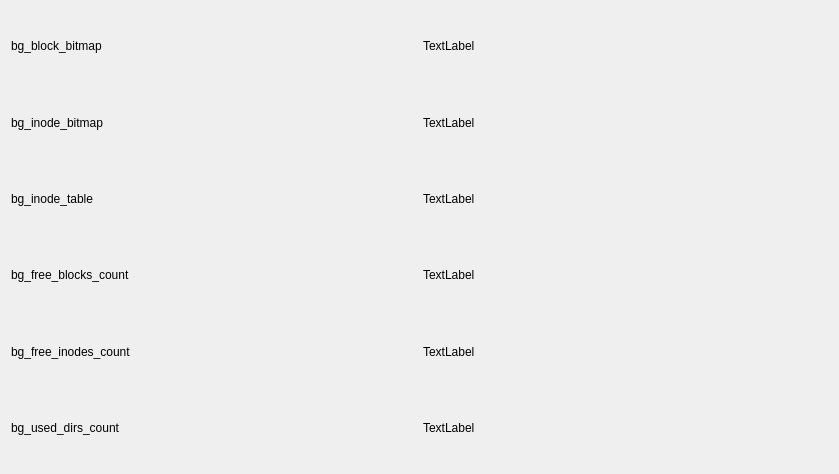
<?xml version="1.0" encoding="UTF-8"?>
<ui version="4.0">
 <class>GroupDescriptors</class>
 <widget class="QDialog" name="GroupDescriptors">
  <property name="geometry">
   <rect>
    <x>0</x>
    <y>0</y>
    <width>839</width>
    <height>474</height>
   </rect>
  </property>
  <property name="windowTitle">
   <string>Dialog</string>
  </property>
  <layout class="QGridLayout" name="gridLayout_2">
   <item row="0" column="0">
    <layout class="QGridLayout" name="gridLayout">
     <item row="2" column="1">
      <widget class="QLabel" name="bg_inode_table">
       <property name="text">
        <string>TextLabel</string>
       </property>
      </widget>
     </item>
     <item row="3" column="0">
      <widget class="QLabel" name="label_8">
       <property name="text">
        <string>bg_free_blocks_count</string>
       </property>
      </widget>
     </item>
     <item row="2" column="0">
      <widget class="QLabel" name="label_2">
       <property name="text">
        <string>bg_inode_table</string>
       </property>
      </widget>
     </item>
     <item row="0" column="0">
      <widget class="QLabel" name="label">
       <property name="text">
        <string>bg_block_bitmap</string>
       </property>
      </widget>
     </item>
     <item row="4" column="0">
      <widget class="QLabel" name="label_7">
       <property name="text">
        <string>bg_free_inodes_count</string>
       </property>
      </widget>
     </item>
     <item row="5" column="0">
      <widget class="QLabel" name="label_11">
       <property name="text">
        <string>bg_used_dirs_count</string>
       </property>
      </widget>
     </item>
     <item row="5" column="1">
      <widget class="QLabel" name="bg_used_dirs_count">
       <property name="text">
        <string>TextLabel</string>
       </property>
      </widget>
     </item>
     <item row="1" column="1">
      <widget class="QLabel" name="bg_inode_bitmap">
       <property name="text">
        <string>TextLabel</string>
       </property>
      </widget>
     </item>
     <item row="4" column="1">
      <widget class="QLabel" name="bg_free_inodes_count">
       <property name="text">
        <string>TextLabel</string>
       </property>
      </widget>
     </item>
     <item row="1" column="0">
      <widget class="QLabel" name="label_3">
       <property name="text">
        <string>bg_inode_bitmap</string>
       </property>
      </widget>
     </item>
     <item row="3" column="1">
      <widget class="QLabel" name="bg_free_blocks_count">
       <property name="text">
        <string>TextLabel</string>
       </property>
      </widget>
     </item>
     <item row="0" column="1">
      <widget class="QLabel" name="bg_block_bitmap">
       <property name="text">
        <string>TextLabel</string>
       </property>
      </widget>
     </item>
    </layout>
   </item>
  </layout>
 </widget>
 <resources/>
 <connections/>
</ui>
